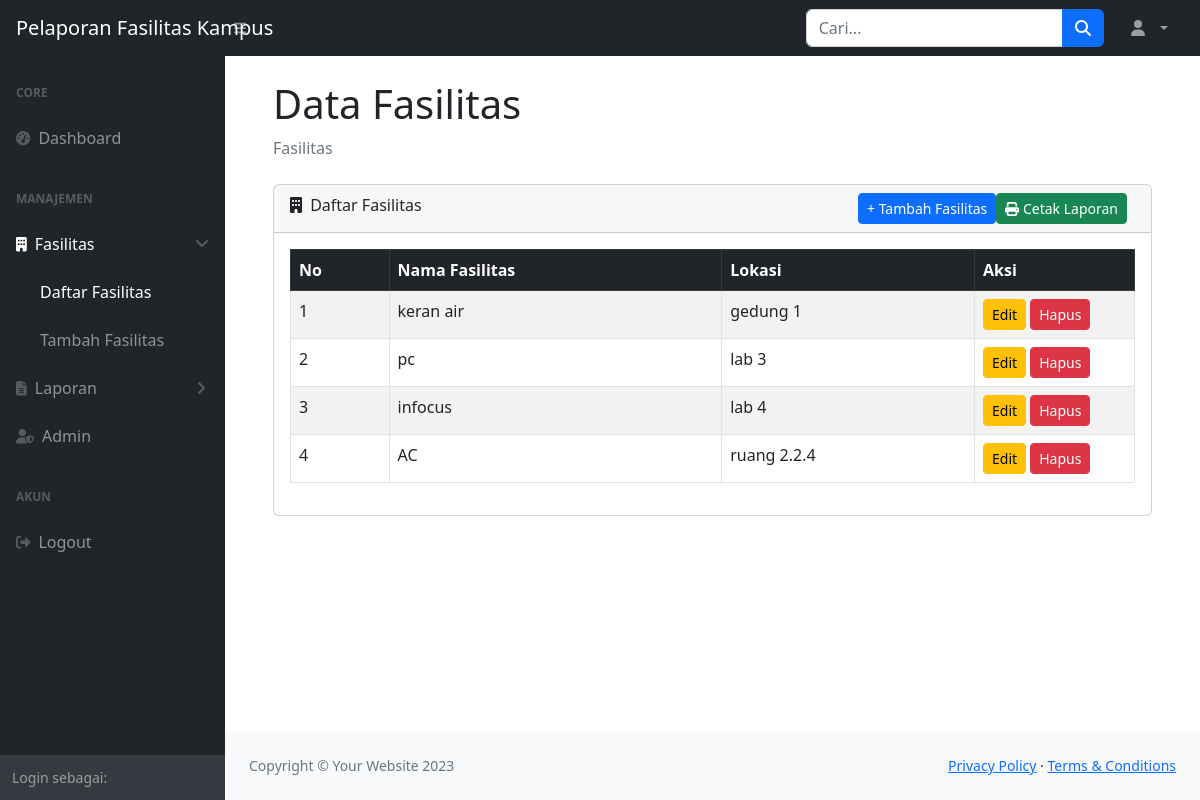
The page /index.php?hal=daftar_fasilitas on the database its author committed.
### tables this page shows
CREATE TABLE `facilities` (
  `id` int NOT NULL,
  `nama_fasilitas` varchar(100) NOT NULL,
  `lokasi` varchar(100) NOT NULL
);

### pages/daftar_fasilitas.php (the view, shortened to what this page needs)
<?php
$query = mysqli_query($koneksi, "SELECT * FROM facilities ORDER BY id DESC");
?>
<div class="container-fluid px-4">
    <h1 class="mt-4">Data Fasilitas</h1>
    <ol class="breadcrumb mb-4">
        <li class="breadcrumb-item active">Fasilitas</li>
    </ol>
    <div class="card mb-4">
        <div class="card-header">
                <a href="pages/cetak_fasilitas.php" target="_blank" class="btn btn-success btn-sm float-end me-2">
    <i class="fas fa-print"></i> Cetak Laporan
</a>
            <i class="fas fa-building me-1"></i>
            Daftar Fasilitas
            <a href="index.php?hal=tambah_fasilitas" class="btn btn-primary btn-sm float-end">
                + Tambah Fasilitas
            </a>
        </div>
        <div class="card-body">
            <table class="table table-bordered table-striped" id="datatablesSimple">
                <thead class="table-dark">
                    <tr>
                        <th>No</th>
                        <th>Nama Fasilitas</th>
                        <th>Lokasi</th>
                        <th>Aksi</th>
                    </tr>
                </thead>
                <tbody>
                <?php
                $no = 1;
                while ($row = mysqli_fetch_assoc($query)) {
                ?>
                    <tr>
                        <td><?= $no++ ?></td>
                        <td><?= htmlspecialchars($row['nama_fasilitas']) ?></td>
                        <td><?= htmlspecialchars($row['lokasi']) ?></td>
                        <td width="160">
                            <a href="index.php?hal=edit_fasilitas&id=<?= $row['id'] ?>"
                               class="btn btn-warning btn-sm">
                                Edit
                            </a>
                            <a href="index.php?hal=hapus_fasilitas&id=<?= $row['id'] ?>"
                               class="btn btn-danger btn-sm"
                               onclick="return confirm('Yakin ingin menghapus data ini?')">
                                Hapus
                            </a>
                        </td>
                    </tr>
                <?php } ?>
                </tbody>
            </table>
        </div>
    </div>
</div>

### rows shown on the page
facilities: nama_fasilitas "keran air", lokasi "gedung 1"
facilities: nama_fasilitas "pc", lokasi "lab 3"
facilities: nama_fasilitas "infocus", lokasi "lab 4"
facilities: nama_fasilitas "AC", lokasi "ruang 2.2.4"
